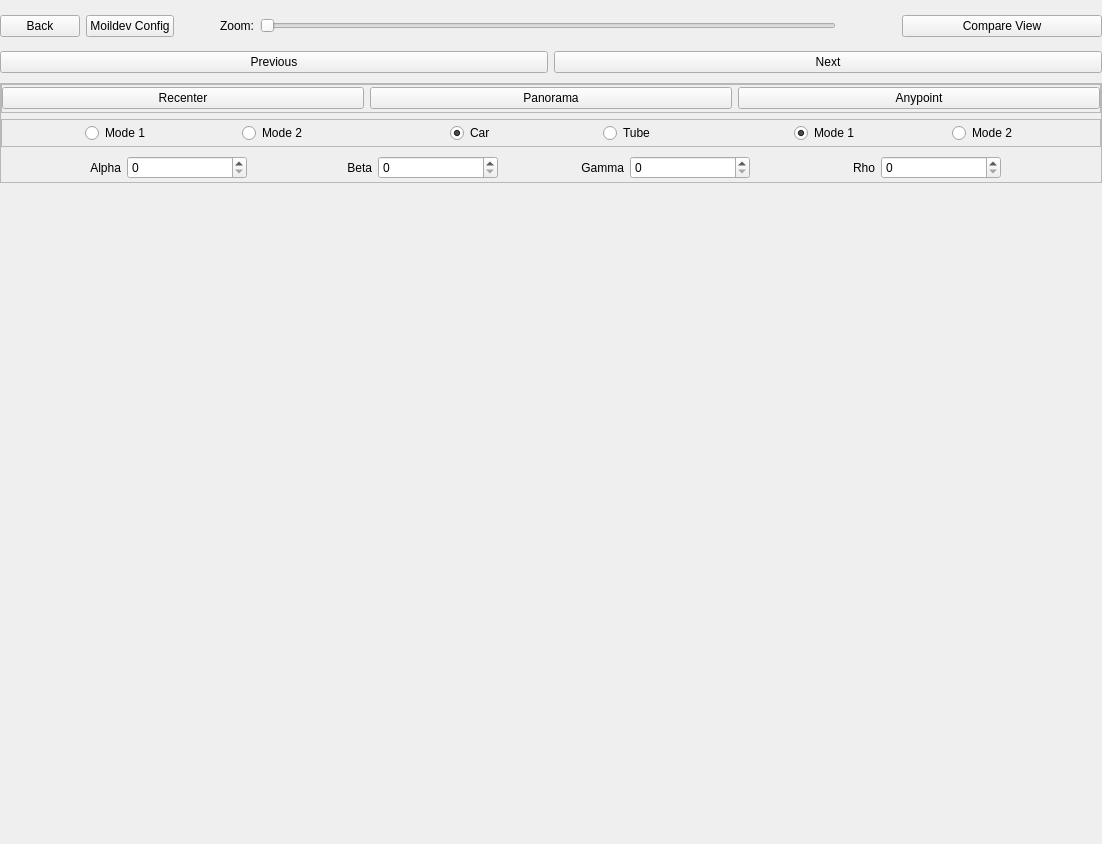
<?xml version="1.0" encoding="UTF-8"?>
<ui version="4.0">
 <class>Viewer</class>
 <widget class="QWidget" name="Viewer">
  <property name="geometry">
   <rect>
    <x>0</x>
    <y>0</y>
    <width>1102</width>
    <height>844</height>
   </rect>
  </property>
  <property name="windowTitle">
   <string>Viewer</string>
  </property>
  <layout class="QVBoxLayout" name="verticalLayout">
   <property name="leftMargin">
    <number>0</number>
   </property>
   <property name="topMargin">
    <number>11</number>
   </property>
   <property name="rightMargin">
    <number>0</number>
   </property>
   <property name="bottomMargin">
    <number>0</number>
   </property>
   <item>
    <widget class="QFrame" name="frame_3">
     <property name="maximumSize">
      <size>
       <width>16777215</width>
       <height>30</height>
      </size>
     </property>
     <property name="frameShape">
      <enum>QFrame::NoFrame</enum>
     </property>
     <property name="frameShadow">
      <enum>QFrame::Raised</enum>
     </property>
     <layout class="QHBoxLayout" name="horizontalLayout">
      <property name="leftMargin">
       <number>0</number>
      </property>
      <property name="topMargin">
       <number>0</number>
      </property>
      <property name="rightMargin">
       <number>0</number>
      </property>
      <property name="bottomMargin">
       <number>0</number>
      </property>
      <item>
       <widget class="QPushButton" name="backButton">
        <property name="minimumSize">
         <size>
          <width>0</width>
          <height>0</height>
         </size>
        </property>
        <property name="text">
         <string>Back</string>
        </property>
       </widget>
      </item>
      <item>
       <widget class="QPushButton" name="moildevButton">
        <property name="maximumSize">
         <size>
          <width>16777215</width>
          <height>16777215</height>
         </size>
        </property>
        <property name="text">
         <string>Moildev Config</string>
        </property>
       </widget>
      </item>
      <item>
       <spacer name="horizontalSpacer_2">
        <property name="orientation">
         <enum>Qt::Horizontal</enum>
        </property>
        <property name="sizeType">
         <enum>QSizePolicy::Minimum</enum>
        </property>
        <property name="sizeHint" stdset="0">
         <size>
          <width>40</width>
          <height>20</height>
         </size>
        </property>
       </spacer>
      </item>
      <item>
       <widget class="QLabel" name="label">
        <property name="text">
         <string>Zoom:</string>
        </property>
       </widget>
      </item>
      <item>
       <widget class="QSlider" name="viewerZoomSlider">
        <property name="orientation">
         <enum>Qt::Horizontal</enum>
        </property>
       </widget>
      </item>
      <item>
       <spacer name="horizontalSpacer">
        <property name="orientation">
         <enum>Qt::Horizontal</enum>
        </property>
        <property name="sizeType">
         <enum>QSizePolicy::Minimum</enum>
        </property>
        <property name="sizeHint" stdset="0">
         <size>
          <width>60</width>
          <height>10</height>
         </size>
        </property>
       </spacer>
      </item>
      <item>
       <widget class="QPushButton" name="compareViewButton">
        <property name="minimumSize">
         <size>
          <width>200</width>
          <height>0</height>
         </size>
        </property>
        <property name="text">
         <string>Compare View</string>
        </property>
       </widget>
      </item>
     </layout>
    </widget>
   </item>
   <item>
    <widget class="QFrame" name="navButtonsFrame">
     <property name="maximumSize">
      <size>
       <width>16777215</width>
       <height>30</height>
      </size>
     </property>
     <property name="frameShape">
      <enum>QFrame::NoFrame</enum>
     </property>
     <property name="frameShadow">
      <enum>QFrame::Raised</enum>
     </property>
     <layout class="QHBoxLayout" name="horizontalLayout_3">
      <property name="leftMargin">
       <number>0</number>
      </property>
      <property name="topMargin">
       <number>0</number>
      </property>
      <property name="rightMargin">
       <number>0</number>
      </property>
      <property name="bottomMargin">
       <number>0</number>
      </property>
      <item>
       <widget class="QPushButton" name="prevButton">
        <property name="text">
         <string>Previous</string>
        </property>
       </widget>
      </item>
      <item>
       <widget class="QPushButton" name="nextButton">
        <property name="text">
         <string>Next</string>
        </property>
       </widget>
      </item>
     </layout>
    </widget>
   </item>
   <item>
    <widget class="QFrame" name="moildevFrame">
     <property name="maximumSize">
      <size>
       <width>16777215</width>
       <height>100</height>
      </size>
     </property>
     <property name="frameShape">
      <enum>QFrame::StyledPanel</enum>
     </property>
     <property name="frameShadow">
      <enum>QFrame::Raised</enum>
     </property>
     <layout class="QVBoxLayout" name="verticalLayout_2">
      <property name="leftMargin">
       <number>0</number>
      </property>
      <property name="topMargin">
       <number>0</number>
      </property>
      <property name="rightMargin">
       <number>0</number>
      </property>
      <property name="bottomMargin">
       <number>0</number>
      </property>
      <item>
       <widget class="QFrame" name="moildevButtonsFrame">
        <property name="maximumSize">
         <size>
          <width>16777215</width>
          <height>50</height>
         </size>
        </property>
        <property name="frameShape">
         <enum>QFrame::StyledPanel</enum>
        </property>
        <property name="frameShadow">
         <enum>QFrame::Raised</enum>
        </property>
        <layout class="QHBoxLayout" name="horizontalLayout_2">
         <property name="leftMargin">
          <number>0</number>
         </property>
         <property name="topMargin">
          <number>0</number>
         </property>
         <property name="rightMargin">
          <number>0</number>
         </property>
         <property name="bottomMargin">
          <number>0</number>
         </property>
         <item>
          <widget class="QPushButton" name="recenterButton">
           <property name="text">
            <string>Recenter</string>
           </property>
          </widget>
         </item>
         <item>
          <widget class="QPushButton" name="panoramaButton">
           <property name="text">
            <string>Panorama</string>
           </property>
          </widget>
         </item>
         <item>
          <widget class="QPushButton" name="anypointButton">
           <property name="text">
            <string>Anypoint</string>
           </property>
          </widget>
         </item>
        </layout>
       </widget>
      </item>
      <item>
       <widget class="QFrame" name="radioButtonsFrame">
        <property name="maximumSize">
         <size>
          <width>16777215</width>
          <height>50</height>
         </size>
        </property>
        <property name="frameShape">
         <enum>QFrame::StyledPanel</enum>
        </property>
        <property name="frameShadow">
         <enum>QFrame::Raised</enum>
        </property>
        <layout class="QHBoxLayout" name="horizontalLayout_4">
         <property name="leftMargin">
          <number>0</number>
         </property>
         <property name="topMargin">
          <number>0</number>
         </property>
         <property name="rightMargin">
          <number>0</number>
         </property>
         <property name="bottomMargin">
          <number>0</number>
         </property>
         <item>
          <spacer name="horizontalSpacer_4">
           <property name="orientation">
            <enum>Qt::Horizontal</enum>
           </property>
           <property name="sizeType">
            <enum>QSizePolicy::Maximum</enum>
           </property>
           <property name="sizeHint" stdset="0">
            <size>
             <width>40</width>
             <height>20</height>
            </size>
           </property>
          </spacer>
         </item>
         <item alignment="Qt::AlignHCenter">
          <widget class="QRadioButton" name="recenterMode1">
           <property name="text">
            <string>Mode 1</string>
           </property>
           <attribute name="buttonGroup">
            <string notr="true">recenterGroup</string>
           </attribute>
          </widget>
         </item>
         <item alignment="Qt::AlignHCenter">
          <widget class="QRadioButton" name="recenterMode2">
           <property name="text">
            <string>Mode 2</string>
           </property>
           <attribute name="buttonGroup">
            <string notr="true">recenterGroup</string>
           </attribute>
          </widget>
         </item>
         <item>
          <spacer name="horizontalSpacer_5">
           <property name="orientation">
            <enum>Qt::Horizontal</enum>
           </property>
           <property name="sizeType">
            <enum>QSizePolicy::Maximum</enum>
           </property>
           <property name="sizeHint" stdset="0">
            <size>
             <width>40</width>
             <height>20</height>
            </size>
           </property>
          </spacer>
         </item>
         <item alignment="Qt::AlignHCenter">
          <widget class="QRadioButton" name="panoramaCar">
           <property name="text">
            <string>Car</string>
           </property>
           <property name="checked">
            <bool>true</bool>
           </property>
           <attribute name="buttonGroup">
            <string notr="true">panoramaGroup</string>
           </attribute>
          </widget>
         </item>
         <item alignment="Qt::AlignHCenter">
          <widget class="QRadioButton" name="panoramaTube">
           <property name="text">
            <string>Tube</string>
           </property>
           <attribute name="buttonGroup">
            <string notr="true">panoramaGroup</string>
           </attribute>
          </widget>
         </item>
         <item>
          <spacer name="horizontalSpacer_6">
           <property name="orientation">
            <enum>Qt::Horizontal</enum>
           </property>
           <property name="sizeType">
            <enum>QSizePolicy::Maximum</enum>
           </property>
           <property name="sizeHint" stdset="0">
            <size>
             <width>40</width>
             <height>20</height>
            </size>
           </property>
          </spacer>
         </item>
         <item alignment="Qt::AlignHCenter">
          <widget class="QRadioButton" name="anypointMode1">
           <property name="text">
            <string>Mode 1</string>
           </property>
           <property name="checked">
            <bool>true</bool>
           </property>
           <attribute name="buttonGroup">
            <string notr="true">anypointGroup</string>
           </attribute>
          </widget>
         </item>
         <item alignment="Qt::AlignHCenter">
          <widget class="QRadioButton" name="anypointMode2">
           <property name="text">
            <string>Mode 2</string>
           </property>
           <attribute name="buttonGroup">
            <string notr="true">anypointGroup</string>
           </attribute>
          </widget>
         </item>
         <item>
          <spacer name="horizontalSpacer_7">
           <property name="orientation">
            <enum>Qt::Horizontal</enum>
           </property>
           <property name="sizeType">
            <enum>QSizePolicy::Maximum</enum>
           </property>
           <property name="sizeHint" stdset="0">
            <size>
             <width>40</width>
             <height>20</height>
            </size>
           </property>
          </spacer>
         </item>
        </layout>
       </widget>
      </item>
      <item>
       <widget class="QFrame" name="parameterMoildevFrame">
        <property name="maximumSize">
         <size>
          <width>16777215</width>
          <height>50</height>
         </size>
        </property>
        <property name="frameShape">
         <enum>QFrame::NoFrame</enum>
        </property>
        <property name="frameShadow">
         <enum>QFrame::Raised</enum>
        </property>
        <layout class="QHBoxLayout" name="horizontalLayout_5">
         <property name="leftMargin">
          <number>0</number>
         </property>
         <property name="topMargin">
          <number>0</number>
         </property>
         <property name="rightMargin">
          <number>0</number>
         </property>
         <property name="bottomMargin">
          <number>0</number>
         </property>
         <item>
          <widget class="QLabel" name="label_2">
           <property name="text">
            <string>Alpha</string>
           </property>
           <property name="alignment">
            <set>Qt::AlignRight|Qt::AlignTrailing|Qt::AlignVCenter</set>
           </property>
          </widget>
         </item>
         <item>
          <widget class="QSpinBox" name="spinBox"/>
         </item>
         <item>
          <widget class="QLabel" name="label_3">
           <property name="text">
            <string>Beta</string>
           </property>
           <property name="alignment">
            <set>Qt::AlignRight|Qt::AlignTrailing|Qt::AlignVCenter</set>
           </property>
          </widget>
         </item>
         <item>
          <widget class="QSpinBox" name="spinBox_2"/>
         </item>
         <item>
          <widget class="QLabel" name="label_4">
           <property name="text">
            <string>Gamma</string>
           </property>
           <property name="alignment">
            <set>Qt::AlignRight|Qt::AlignTrailing|Qt::AlignVCenter</set>
           </property>
          </widget>
         </item>
         <item>
          <widget class="QSpinBox" name="spinBox_3"/>
         </item>
         <item>
          <widget class="QLabel" name="label_5">
           <property name="text">
            <string>Rho</string>
           </property>
           <property name="alignment">
            <set>Qt::AlignRight|Qt::AlignTrailing|Qt::AlignVCenter</set>
           </property>
          </widget>
         </item>
         <item>
          <widget class="QSpinBox" name="spinBox_4"/>
         </item>
         <item>
          <spacer name="horizontalSpacer_3">
           <property name="orientation">
            <enum>Qt::Horizontal</enum>
           </property>
           <property name="sizeType">
            <enum>QSizePolicy::Maximum</enum>
           </property>
           <property name="sizeHint" stdset="0">
            <size>
             <width>100</width>
             <height>20</height>
            </size>
           </property>
          </spacer>
         </item>
        </layout>
       </widget>
      </item>
     </layout>
    </widget>
   </item>
   <item>
    <widget class="QFrame" name="frame_2">
     <property name="minimumSize">
      <size>
       <width>0</width>
       <height>300</height>
      </size>
     </property>
     <property name="frameShape">
      <enum>QFrame::NoFrame</enum>
     </property>
     <property name="frameShadow">
      <enum>QFrame::Raised</enum>
     </property>
     <layout class="QGridLayout" name="gridLayout">
      <item row="0" column="0">
       <widget class="QLabel" name="imageLabel">
        <property name="text">
         <string/>
        </property>
        <property name="alignment">
         <set>Qt::AlignCenter</set>
        </property>
       </widget>
      </item>
     </layout>
    </widget>
   </item>
  </layout>
 </widget>
 <resources/>
 <connections/>
 <buttongroups>
  <buttongroup name="anypointGroup"/>
  <buttongroup name="panoramaGroup"/>
  <buttongroup name="recenterGroup"/>
 </buttongroups>
</ui>
